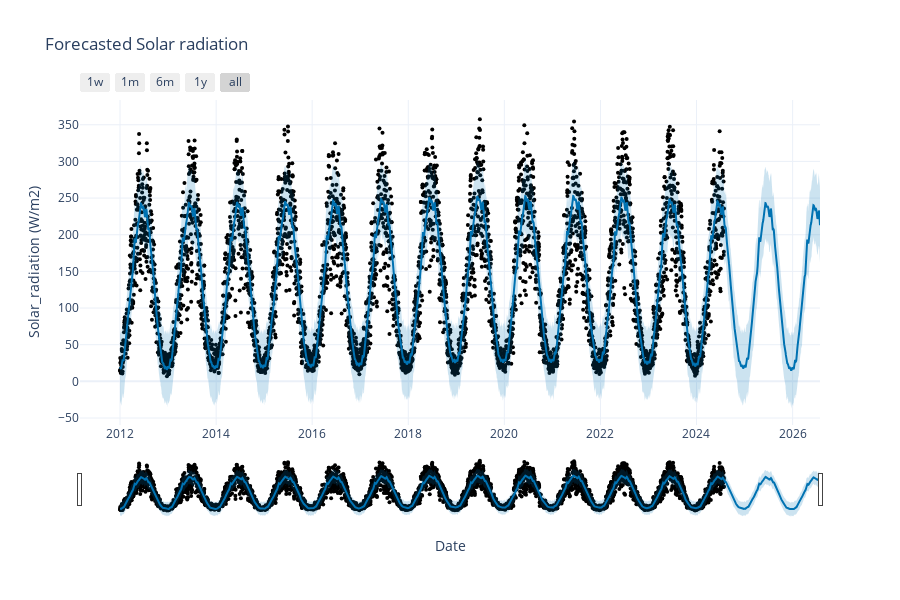

Notebook code cell kept with this figure:
### Code cell
import pandas as pd
from prophet import Prophet
from prophet.plot import plot_plotly
import plotly.graph_objs as go

# Load your data (adjust the path and data columns)
# Prepare data for Prophet
df_prophet = pd.DataFrame({
    'ds': df.index, 
    'y': df["Solar_radiation (W/m2)"]
})

# Initialize the Prophet model
m = Prophet(
    seasonality_mode='additive',  # Additive seasonality is not always necessary
    yearly_seasonality=20,
    weekly_seasonality=False,  # Disable weekly seasonality if not needed
    daily_seasonality=False    # Disable daily seasonality
)

# Fit the model
m.fit(df_prophet)

# Make future predictions for the next 2 years (730 days)
future = m.make_future_dataframe(periods=730)
forecast = m.predict(future)

# Use Plotly for visualization 
fig = plot_plotly(m, forecast)

# Add additional layout elements if necessary
fig.update_layout(
    title="Forecasted Solar radiation",
    xaxis_title="Date",
    yaxis_title="Solar_radiation (W/m2)",
    legend=dict(
        x=1, y=1,
        xanchor="right",
        yanchor="top"
    ),
    template="plotly_white"
)

# Show the Plotly plot
fig.show()

### Figure 1 — Plotly figure (JSON) as saved in the notebook; plotly's stock layout.template omitted (floating-point values rounded to 4 significant figures; data arrays with more than 128 entries replaced by an {"elided": "..."} marker saying what was removed)
{"data": [{"marker": {"color": "black", "size": 4}, "mode": "markers", "name": "Actual", "type": "scatter", "x": {"elided": "4593 str values"}, "y": {"elided": "4593 float values"}}, {"hoverinfo": "skip", "line": {"width": 0}, "mode": "lines", "type": "scatter", "x": {"elided": "5323 str values"}, "y": {"elided": "5323 float values"}}, {"fill": "tonexty", "fillcolor": "rgba(0, 114, 178, 0.2)", "line": {"color": "#0072B2", "width": 2}, "mode": "lines", "name": "Predicted", "type": "scatter", "x": {"elided": "5323 str values"}, "y": {"elided": "5323 float values"}}, {"fill": "tonexty", "fillcolor": "rgba(0, 114, 178, 0.2)", "hoverinfo": "skip", "line": {"width": 0}, "mode": "lines", "type": "scatter", "x": {"elided": "5323 str values"}, "y": {"elided": "5323 float values"}}], "layout": {"height": 600, "legend": {"x": 1, "xanchor": "right", "y": 1, "yanchor": "top"}, "showlegend": false, "title": {"text": "Forecasted Solar radiation"}, "width": 900, "xaxis": {"rangeselector": {"buttons": [{"count": 7, "label": "1w", "step": "day", "stepmode": "backward"}, {"count": 1, "label": "1m", "step": "month", "stepmode": "backward"}, {"count": 6, "label": "6m", "step": "month", "stepmode": "backward"}, {"count": 1, "label": "1y", "step": "year", "stepmode": "backward"}, {"step": "all"}]}, "rangeslider": {"visible": true}, "title": {"text": "Date"}, "type": "date"}, "yaxis": {"title": {"text": "Solar_radiation (W/m2)"}}}}
